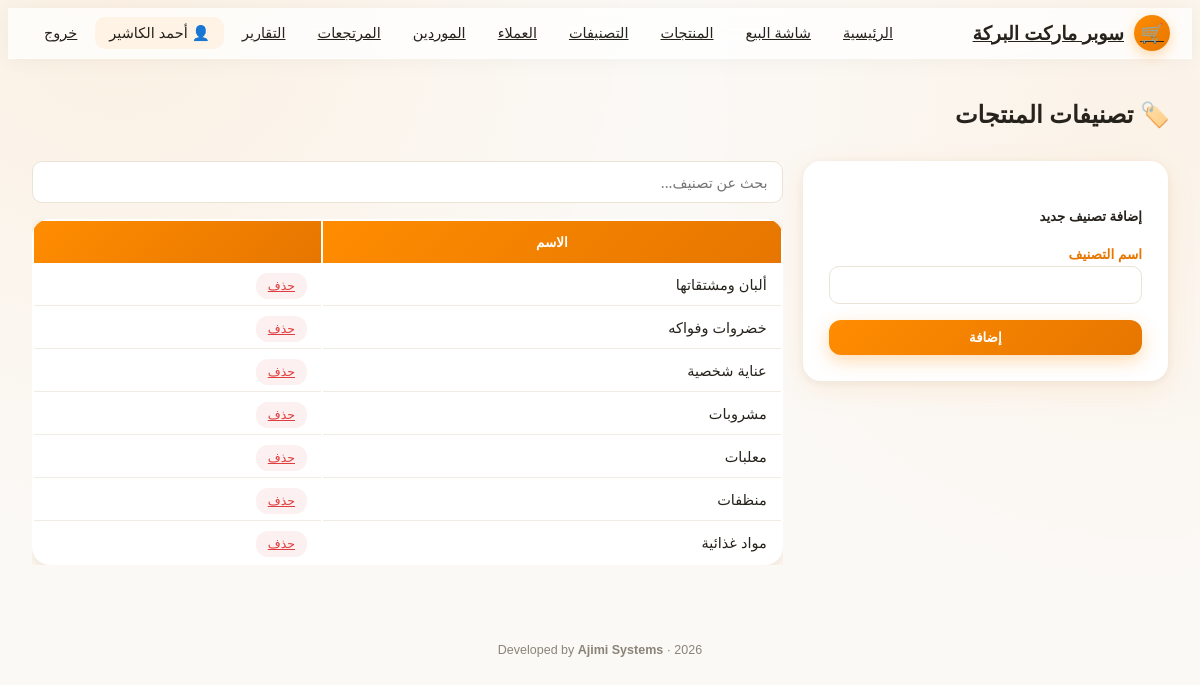
/categories/list.php (signed in), run on the app's committed database.
### tables this page shows
CREATE TABLE IF NOT EXISTS categories (
    id INT AUTO_INCREMENT PRIMARY KEY,
    name VARCHAR(100) NOT NULL
);

### categories/list.php (the view, shortened to what this page needs)
<?php
require_once __DIR__ . '/../includes/functions.php';
$search = trim($_GET['q'] ?? '');
if ($search !== '') {
    $stmt = $pdo->prepare("SELECT * FROM categories WHERE name LIKE ? ORDER BY name");
    $stmt->execute(["%$search%"]);
} else {
    $stmt = $pdo->query("SELECT * FROM categories ORDER BY name");
}
$categories = $stmt->fetchAll();
require_once __DIR__ . '/../includes/header.php';
?>
<h2 class="mb-4">🏷️ تصنيفات المنتجات</h2>
<div class="row g-4">
    <div class="col-md-4">
        <div class="form-glass">
            <h5>إضافة تصنيف جديد</h5>
            <form method="POST">
                <label class="form-label">اسم التصنيف</label>
                <input type="text" name="name" class="form-control" required>
                <button type="submit" class="btn btn-orange w-100 mt-3">إضافة</button>
            </form>
        </div>
    </div>
    <div class="col-md-8">
        <form method="GET" class="mb-3">
            <input type="text" name="q" class="form-control pos-search" placeholder="بحث عن تصنيف..." value="<?php echo htmlspecialchars($search); ?>" onchange="this.form.submit()">
        </form>
        <div class="table-responsive">
            <table class="table-glass">
                <thead><tr><th>الاسم</th><th></th></tr></thead>
                <tbody>
                    <?php foreach ($categories as $c): ?>
                        <tr>
                            <td><?php echo htmlspecialchars($c['name']); ?></td>
                            <td><a href="list.php?delete=<?php echo $c['id']; ?>" class="btn btn-soft-danger btn-sm" onclick="return confirm('حذف هذا التصنيف؟')">حذف</a></td>
                        </tr>
                    <?php endforeach; ?>
                </tbody>
            </table>
        </div>
    </div>
</div>
<?php require_once __DIR__ . '/../includes/footer.php'; ?>

### assets/css/style.css (style rules this page uses)
:root { --orange: #FF8C00; --orange-dark: #E67600; --orange-light: #FFB347; --ink: #26221C; --muted: #8A8377; --bg: #FBF9F6; --glass-bg: rgba(255, 255, 255, 0.65); --glass-border: rgba(255, 255, 255, 0.5); --danger: #E03E3E; --success: #1E9E5A; --warning: #F0A500; --radius-lg: 18px; --radius-md: 12px; --shadow-soft: 0 8px 30px rgba(255, 140, 0, 0.10), 0 2px 8px rgba(38,34,28,0.06); }
* { box-sizing: border-box; }
body { background: radial-gradient(circle at 10% 0%, rgba(255,140,0,0.08), transparent 40%), radial-gradient(circle at 95% 15%, rgba(255,140,0,0.06), transparent 35%), var(--bg); color: var(--ink); font-family: 'Tajawal', 'Tahoma', sans-serif; min-height: 100vh; }
h1,h2,h3,h4,h5 { font-family: 'Almarai', 'Tajawal', sans-serif; color: var(--ink); }
.btn-orange { background: linear-gradient(135deg, var(--orange), var(--orange-dark)); color: #fff; border: none; border-radius: var(--radius-md); padding: 10px 22px; font-weight: 700; font-family: 'Tajawal', sans-serif; box-shadow: 0 6px 18px rgba(255,140,0,0.30); transition: transform .12s ease, box-shadow .12s ease; }
.btn-soft-danger { background: rgba(224,62,62,0.08); color: var(--danger); border: none; border-radius: var(--radius-md); }
.table-glass { background: #fff; border-radius: var(--radius-lg); overflow: hidden; box-shadow: var(--shadow-soft); width: 100%; }
.table-glass thead th { background: linear-gradient(135deg, var(--orange), var(--orange-dark)); color: #fff; font-family: 'Almarai', sans-serif; font-weight: 700; border: none; padding: 13px 14px; font-size: 13.5px; }
.table-glass tbody td { padding: 12px 14px; vertical-align: middle; border-bottom: 1px solid #F1ECE3; font-size: 14.5px; }
.table-glass tbody tr:last-child td { border-bottom: none; }
.form-glass { background: #fff; border-radius: var(--radius-lg); padding: 26px; box-shadow: var(--shadow-soft); }
.form-glass label { font-weight: 700; font-size: 13.5px; color: var(--orange-dark); margin-top: 10px; }
.form-glass .form-control, .form-glass .form-select { border-radius: 10px; border: 1px solid #EAE3D6; padding: 10px 14px; font-family: 'Tajawal', sans-serif; }
.pos-search { border-radius: 14px; border: 1px solid #EAE3D6; padding: 12px 16px; font-size: 15px; background: #fff; }
.row { display: flex; flex-wrap: wrap; margin-left: -8px; margin-right: -8px; }
.row > [class*="col-"] { padding-left: 8px; padding-right: 8px; margin-bottom: 12px; }
.g-4 > [class*="col-"] { padding: 10px; }
.col-md-2, .col-md-3, .col-md-4, .col-md-6, .col-md-8, .col-md-12, .col-lg-3, .col-lg-4, .col-lg-8 { flex: 0 0 100%; max-width: 100%; }
@media (min-width: 768px) { .col-md-4 { flex: 0 0 33.3333%; max-width: 33.3333%; } }
@media (min-width: 768px) { .col-md-8 { flex: 0 0 66.6667%; max-width: 66.6667%; } }
.w-100 { width: 100%; }
.mb-3 { margin-bottom:16px }
.mb-4 { margin-bottom:22px }
.mt-3 { margin-top:16px }
.btn-sm { padding: 6px 12px; font-size: 12.5px; }
.form-label { display: block; font-weight: 700; font-size: 13.5px; color: var(--orange-dark); margin-top: 10px; margin-bottom: 4px; }
.form-control, .form-select { width: 100%; padding: 10px 14px; border-radius: 10px; border: 1px solid #EAE3D6; font-family: 'Tajawal', 'Segoe UI', Tahoma, Arial, sans-serif; font-size: 14.5px; background: #fff; }
table { width: 100%; }
.table-responsive { overflow-x: auto; }

### data on the page
categories: name "ألبان ومشتقاتها"
categories: name "خضروات وفواكه"
categories: name "عناية شخصية"
categories: name "مشروبات"
categories: name "معلبات"
categories: name "منظفات"
categories: name "مواد غذائية"

### other printed values
$storeName "سوبر ماركت البركة"
$_SESSION['full_name'] "أحمد الكاشير"
